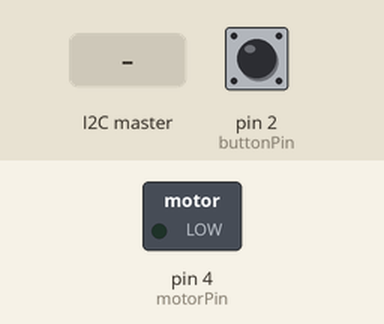
Recording of a sketch running on a simulated Arduino Uno, built with avr-gcc and run on an emulated ATmega328P. Parts: switched loads named in the sketch (green lamp = pin HIGH). The inputs (shaded band) are chosen by the test bench; at power-on: pin 2 (buttonPin) LOW.

Above: at 1.2 s.
1.3 s: the I2C master sends the byte 1
At 1.7 s:
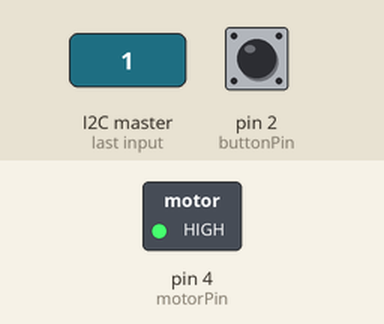
2.8 s: pin 2 (buttonPin) pulled HIGH for 0.15 s
At 3.5 s:
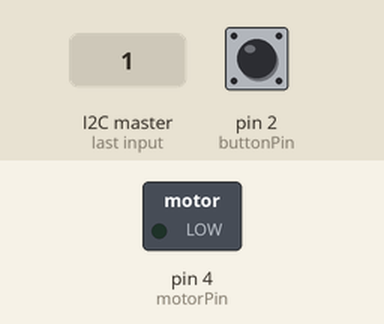
4.4 s: the I2C master sends the byte 2
At 5.3 s:
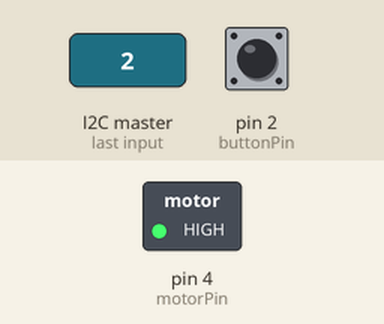
Timing chart, 0 to 7.4 s (numbered marks = the images above; inputs shaded):
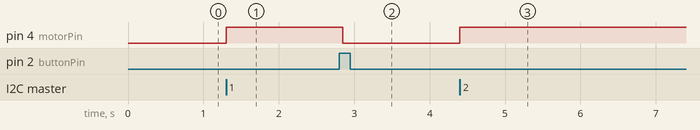

Measured:
- after the input at 1.3 s, pin 4 (motorPin): LOW → HIGH at once
- after the input at 2.8 s, pin 4 (motorPin): HIGH → LOW after 0.05 s
- after the input at 4.4 s, pin 4 (motorPin): LOW → HIGH at once

The sketch:

Nano_com.ino
```cpp
#include <Wire.h>

//ECE 2799 Team 6
//Simple Communication (button and led)
//Controller
#define buttonPin 2
#define motorPin 4        //actually an LED for test purposes
int buttonState;
int lastButtonState = LOW;
unsigned long lastDebounceTime = 0;  // the last time the output pin was toggled
unsigned long debounceDelay = 50;    // the debounce time; increase if the output flickers
int motorON;

void setup() {
  pinMode(buttonPin, INPUT);
  pinMode(motorPin, OUTPUT);
  Serial.begin(9600);
  Wire.begin(1);                          //Begins I2C communication with Slave Address as 1 at pin (A4,A5)
  Wire.onReceive(receiveEvent);           //Function call when Slave receives value from master
  Wire.onRequest(requestEvent);           //Function call when Master request value from Slave
}

void loop() {
  int reading = digitalRead(buttonPin);

  // If the switch changed, due to noise or pressing:
  if (reading != lastButtonState) {
    // reset the debouncing timer
    lastDebounceTime = millis();
  }

  if ((millis() - lastDebounceTime) > debounceDelay) {
    // whatever the reading is at, it's been there for longer than the debounce
    // delay, so take it as the actual current state:

    // if the button state has changed:
    if (reading != buttonState) {
      buttonState = reading;
    }

    // only toggle the LED if the new button state is HIGH
    //Serial.write("Button state = " + buttonState);
    //Serial.println();

    if (buttonState == 1) {
     // Serial.write("Motor on = " + motorON);
     // Serial.println();
      if (motorON) {
        digitalWrite(motorPin, LOW);
      }
    }
  }
  lastButtonState = reading;
}

void receiveEvent(int howMany) {
  //Serial.println("------------- receive ------------");
  byte alarm = Wire.read();
  if (alarm) {
    digitalWrite(motorPin, HIGH);
    motorON = 1;
   // Serial.println("Motor ON");
  }
}

void requestEvent() {                               //This Function is called when Master wants value from slave
  Wire.write(lastButtonState);                          // sends one byte converted POT value to master
}
```
